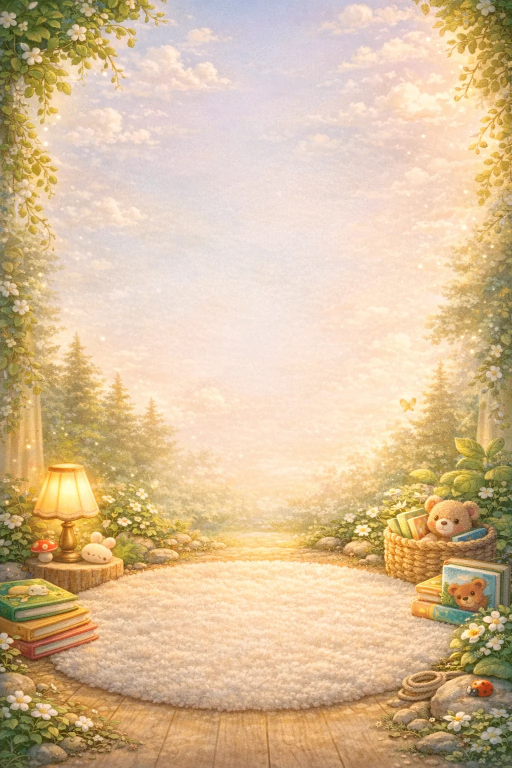
#> input picture tools/appstore/bg/books.webp, 1024 x 1536 px, given in place of home-fruit.webp, which was not available (shown at 1/2 size)
$ python site-tiles.py ../appstore/bg/books.webp
#> lines starting #> are read from the running program, lines starting #| are printed output that depends on the picture
"""The website's game tiles, cut from the app's own painted Home cards.

speaksona.com's "games" strip showed the old flat stickers beside painted book
covers (and three frames of a canvas court), while a family who installs sees
the painted cards on Home. This cuts each Home card
(public/assets/crafted/home-<name>.webp, 768x432) to the square the strip
shows and writes public/assets/site/games/<key>.webp, so the site and the app
show the same picture and a repainted card is one command away:

    python3 tools/art/site-tiles.py            # every game in TILES
    python3 tools/art/site-tiles.py --sheet f  # also write a contact sheet to f

A new game on the strip is one line in TILES: its key, its Home card's name,
and where the square's centre sits across the card (0 = left edge, 1 = right;
0.5 unless the subject is off to one side).
"""
import os, sys
from PIL import Image

HERE = os.path.dirname(os.path.abspath(__file__))
ROOT = os.path.dirname(os.path.dirname(HERE))
CARDS = os.path.join(ROOT, "public", "assets", "crafted")
OUT = os.path.join(ROOT, "public", "assets", "site", "games")
SIDE = 300   # the strip shows a tile at 150 px, so 300 covers a 2x screen

# key (the game's key in sona.js), Home card name, centre of the square
TILES = [
    ("slice", "fruit", 0.5),
    ("tiles", "piano", 0.5),
    ("stack", "stack", 0.5),
    ("run", "run", 0.5),
    ("glide", "glide", 0.38),
    ("hoops", "hoops", 0.5),
    ("soccer", "soccer", 0.5),
    ("dino", "dino", 0.5),
    ("rise", "rise", 0.5),
    ("feed", "feed", 0.5),
    ("bubbles", "bubbles", 0.45),
    # the eighteen rebuilt games, opened 22 Oct 2026
    ("peekaboo", "peekaboo", 0.5),
    ("balloon", "balloon", 0.5),
    ("flower", "flower", 0.5),
    ("rocket", "rocket", 0.5),
    ("snowman", "snowman", 0.5),
    ("train", "train", 0.5),
    ("puppy", "puppy", 0.5),
    ("stars", "stars", 0.5),
    ("cake", "cake", 0.5),
    ("gifts", "gifts", 0.5),
    ("fishtank", "fishtank", 0.5),
    ("racecar", "racecar", 0.5),
    ("treasure", "treasure", 0.5),
    ("robot", "robot", 0.5),
    ("castle", "castle", 0.5),
    ("space", "space", 0.5),
    ("pizza", "pizza", 0.5),
    ("monster", "monster", 0.5),
]

def cut(name, cx):
#> called with name = 'fruit', cx = 0.5
    im = Image.open(os.path.join(CARDS, "home-%s.webp" % name)).convert("RGB")
#> im is the input picture: PIL image 1024x1536 RGB; mean R, G, B 215.4, 189, 152.7
    w, h = im.size
#> w = 1024; h = 1536
    left = int(round(cx * w - h / 2.0))
#> left = -256
    left = max(0, min(w - h, left))
#> left = 0
    return im.crop((left, 0, left + h, h)).resize((SIDE, SIDE), Image.LANCZOS)
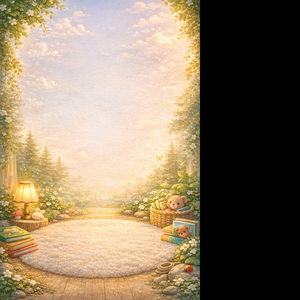
#> returned value: PIL image 300x300 RGB; mean R, G, B 143.6, 126, 101.8

def main():
    sheet = None
    if "--sheet" in sys.argv:
        sheet = sys.argv[sys.argv.index("--sheet") + 1]
    os.makedirs(OUT, exist_ok=True)
    made = []
    for key, name, cx in TILES:
        t = cut(name, cx)
        t.save(os.path.join(OUT, key + ".webp"), "WEBP", quality=82, method=6)
        made.append(t)
        print("%-8s <- home-%s.webp  %d bytes" % (key, name, os.path.getsize(os.path.join(OUT, key + ".webp"))))
#> pass 2 of the loop in main, `for key, name, cx in TILES:`:
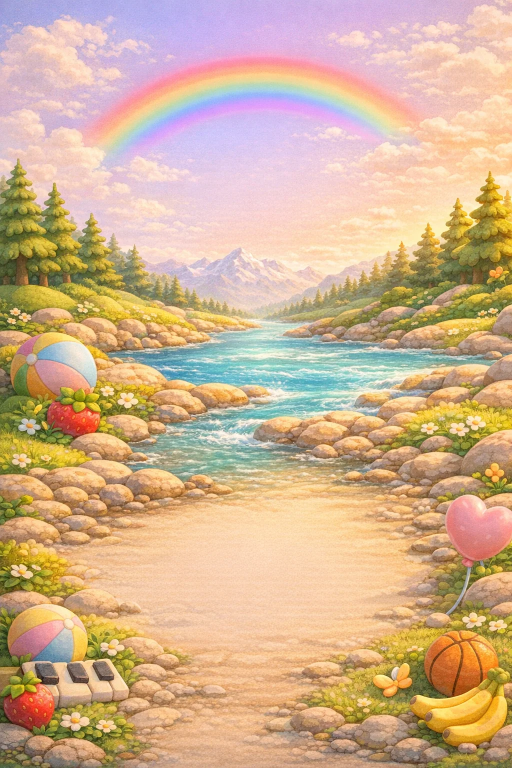
#> input picture tools/appstore/bg/home.webp, 1024 x 1536 px, given in place of home-piano.webp, which was not available (shown at 1/2 size)
#> in cut, im is the input picture: PIL image 1024x1536 RGB; mean R, G, B 208.5, 177, 144.3
#> in cut (call 2), `return im.crop((left, 0, left + h, h)).resize((SIDE, SIDE), Image.LANC..`:
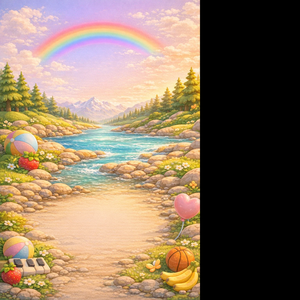
#> returned value: PIL image 300x300 RGB; mean R, G, B 139, 118, 96.2
    if sheet:
        s = Image.new("RGB", (SIDE * 5, SIDE * ((len(made) + 4) // 5)), "white")
        for i, t in enumerate(made):
            s.paste(t, ((i % 5) * SIDE, (i // 5) * SIDE))
        s.save(sheet)

if __name__ == "__main__":
#> (the run stopped early here; a loop or call above may not have finished)
